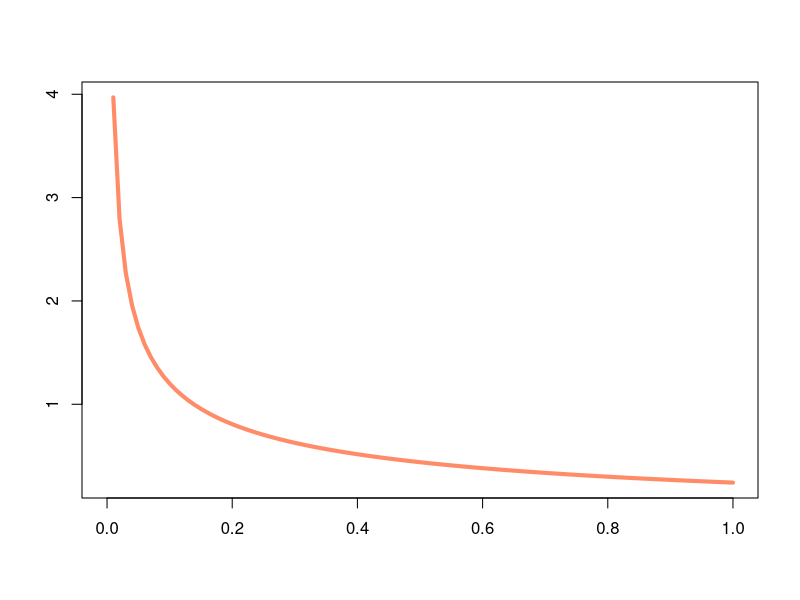
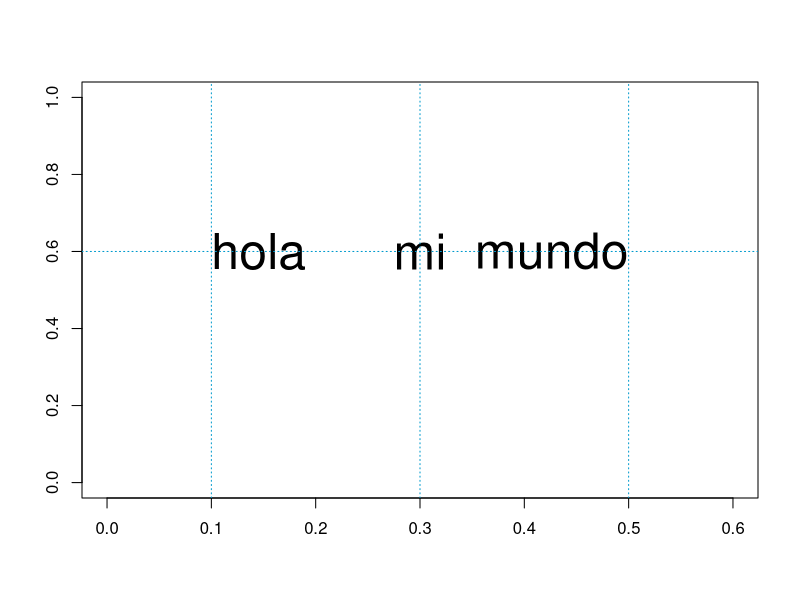
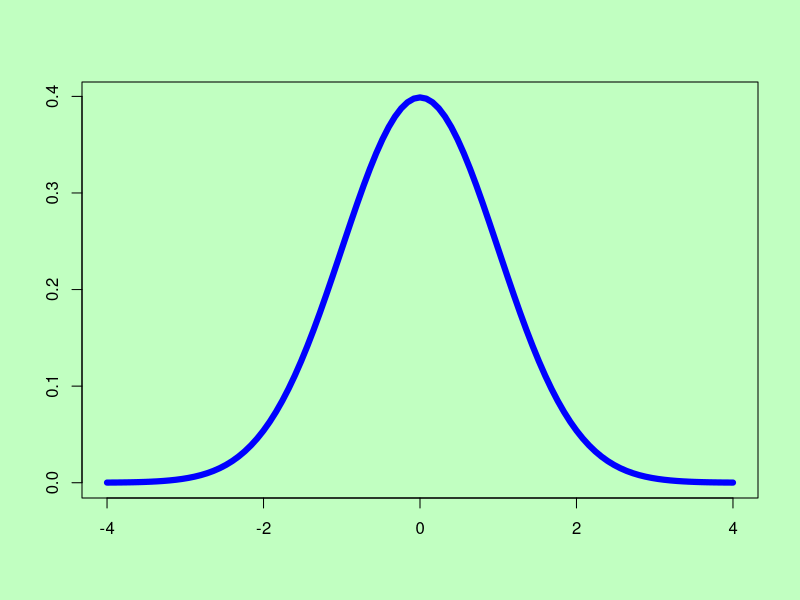
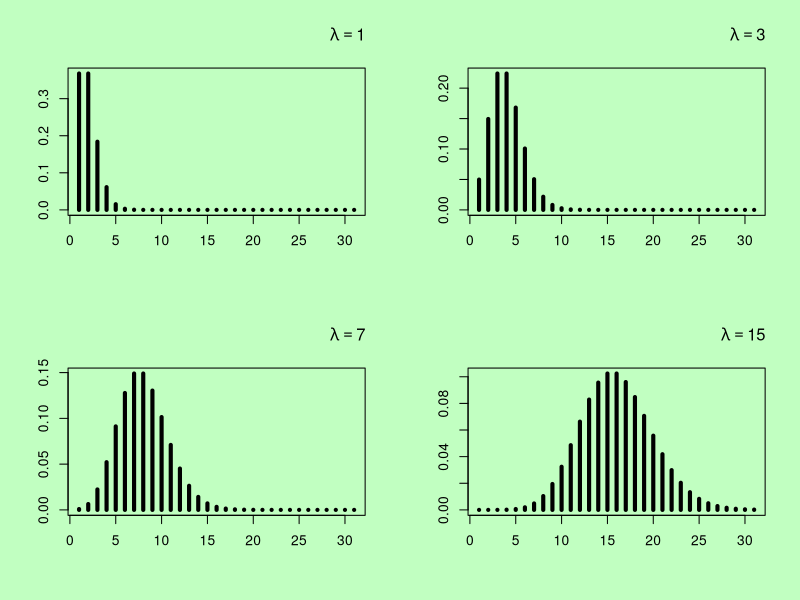
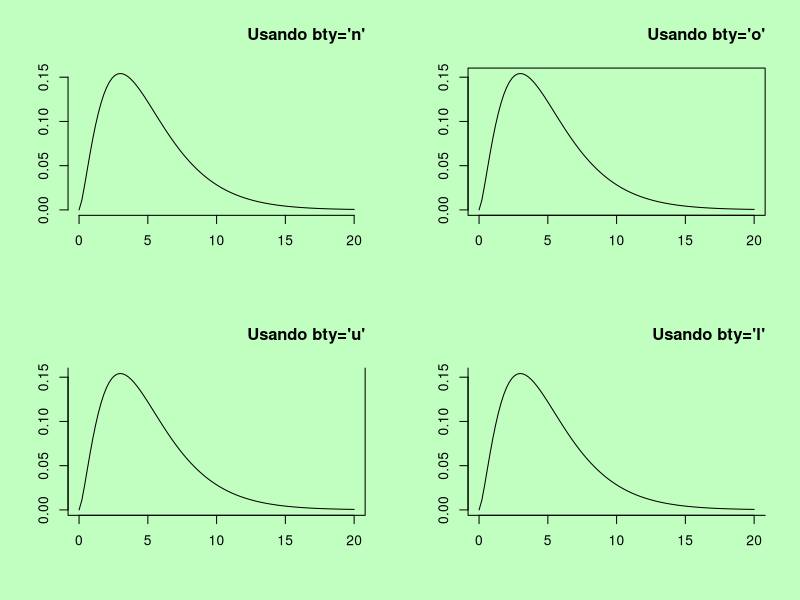

R code for these plots, in order:
## ---- chunk 1
par(ann=FALSE)
curve(dchisq(x, df=1), col='salmon1', lwd=4,
      main='Chi cuadrada',
      xlab='x', ylab='Densidad')
## ---- chunk 2
plot(NULL, xlim=c(0, 0.6), ylim=c(0, 1))

par(adj=0)  # Para justificar a izquierda
text(x=0.1, y=0.6, 'hola', cex=3)

par(adj=0.5)  # Para justificar centrado
text(x=0.3, y=0.6, 'mi', cex=3)

par(adj=1)  # Para justificar a derecha
text(x=0.5, y=0.6, 'mundo', cex=3)

abline(h=0.6, v=c(0.1, 0.3, 0.5),
       lty=3, col='deepskyblue3')
## ---- chunk 3
par(bg='darkseagreen1')
curve(dnorm, lwd=6, col='blue', xlim=c(-4, 4))
## ---- chunk 4
par(mfrow=c(2, 2))

lambdas <- c(1, 3, 7, 15)

for (i in 1:4) {
  plot(dpois(x=0:30, lambda=lambdas[i]), lwd=4,
       type='h', xlab='x', ylab='Probabilidad')
  title(bquote(~ lambda == .(lambdas[i])))
} 
## ---- chunk 5
par(bty='n', mfrow=c(2, 2))
curve(dchisq(x, df=5), xlim=c(0, 20))
title("Usando bty='n'")
par(bty='o')
curve(dchisq(x, df=5), xlim=c(0, 20))
title("Usando bty='o'")
par(bty='u')
curve(dchisq(x, df=5), xlim=c(0, 20))
title("Usando bty='u'")
par(bty='l')
curve(dchisq(x, df=5), xlim=c(0, 20))
title("Usando bty='l'")
